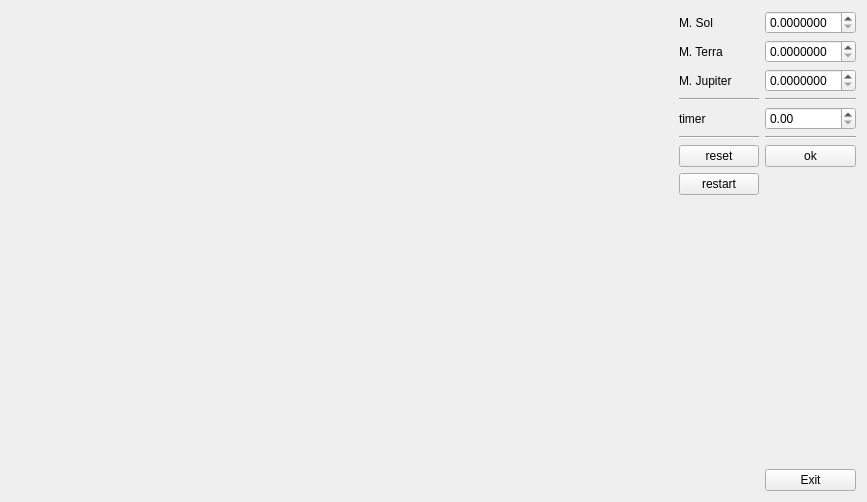
<?xml version="1.0" encoding="UTF-8"?>
<ui version="4.0">
 <class>MainWindow</class>
 <widget class="QMainWindow" name="MainWindow">
  <property name="windowModality">
   <enum>Qt::ApplicationModal</enum>
  </property>
  <property name="geometry">
   <rect>
    <x>0</x>
    <y>0</y>
    <width>867</width>
    <height>498</height>
   </rect>
  </property>
  <property name="windowTitle">
   <string>MainWindow</string>
  </property>
  <widget class="QWidget" name="centralWidget">
   <layout class="QHBoxLayout" name="horizontalLayout">
    <item>
     <widget class="MyWidget" name="widget" native="true">
      <property name="sizePolicy">
       <sizepolicy hsizetype="Expanding" vsizetype="Preferred">
        <horstretch>0</horstretch>
        <verstretch>0</verstretch>
       </sizepolicy>
      </property>
      <property name="minimumSize">
       <size>
        <width>640</width>
        <height>480</height>
       </size>
      </property>
     </widget>
    </item>
    <item>
     <layout class="QGridLayout" name="gridLayout">
      <property name="sizeConstraint">
       <enum>QLayout::SetDefaultConstraint</enum>
      </property>
      <item row="0" column="1">
       <layout class="QGridLayout" name="gridLayout_3">
        <item row="2" column="0">
         <widget class="QLabel" name="label">
          <property name="text">
           <string>M. Jupiter</string>
          </property>
         </widget>
        </item>
        <item row="3" column="0">
         <widget class="Line" name="line_2">
          <property name="orientation">
           <enum>Qt::Horizontal</enum>
          </property>
         </widget>
        </item>
        <item row="2" column="1">
         <widget class="QDoubleSpinBox" name="spin_massa_jupiter">
          <property name="decimals">
           <number>7</number>
          </property>
         </widget>
        </item>
        <item row="0" column="0">
         <widget class="QLabel" name="massa_sol">
          <property name="text">
           <string>M. Sol</string>
          </property>
         </widget>
        </item>
        <item row="4" column="0">
         <widget class="QLabel" name="label_2">
          <property name="text">
           <string>timer</string>
          </property>
         </widget>
        </item>
        <item row="8" column="1">
         <spacer name="verticalSpacer_2">
          <property name="orientation">
           <enum>Qt::Vertical</enum>
          </property>
          <property name="sizeHint" stdset="0">
           <size>
            <width>20</width>
            <height>40</height>
           </size>
          </property>
         </spacer>
        </item>
        <item row="6" column="1">
         <widget class="QPushButton" name="ok">
          <property name="text">
           <string>ok</string>
          </property>
         </widget>
        </item>
        <item row="4" column="1">
         <widget class="QDoubleSpinBox" name="spin_timer">
          <property name="sizePolicy">
           <sizepolicy hsizetype="Minimum" vsizetype="Fixed">
            <horstretch>0</horstretch>
            <verstretch>200</verstretch>
           </sizepolicy>
          </property>
          <property name="sizeIncrement">
           <size>
            <width>0</width>
            <height>100</height>
           </size>
          </property>
          <property name="baseSize">
           <size>
            <width>0</width>
            <height>100</height>
           </size>
          </property>
         </widget>
        </item>
        <item row="5" column="1">
         <widget class="Line" name="line">
          <property name="orientation">
           <enum>Qt::Horizontal</enum>
          </property>
         </widget>
        </item>
        <item row="9" column="1">
         <widget class="QPushButton" name="pushButton">
          <property name="text">
           <string>Exit</string>
          </property>
         </widget>
        </item>
        <item row="3" column="1">
         <widget class="Line" name="line_3">
          <property name="orientation">
           <enum>Qt::Horizontal</enum>
          </property>
         </widget>
        </item>
        <item row="1" column="0">
         <widget class="QLabel" name="massa_terra">
          <property name="text">
           <string>M. Terra</string>
          </property>
         </widget>
        </item>
        <item row="1" column="1">
         <widget class="QDoubleSpinBox" name="spin_massa_terra">
          <property name="decimals">
           <number>7</number>
          </property>
         </widget>
        </item>
        <item row="0" column="1">
         <widget class="QDoubleSpinBox" name="spin_massa_sol">
          <property name="decimals">
           <number>7</number>
          </property>
         </widget>
        </item>
        <item row="5" column="0">
         <widget class="Line" name="line_4">
          <property name="orientation">
           <enum>Qt::Horizontal</enum>
          </property>
         </widget>
        </item>
        <item row="6" column="0">
         <widget class="QPushButton" name="reset">
          <property name="text">
           <string>reset</string>
          </property>
         </widget>
        </item>
        <item row="7" column="0">
         <widget class="QPushButton" name="restart">
          <property name="text">
           <string>restart</string>
          </property>
         </widget>
        </item>
       </layout>
      </item>
     </layout>
    </item>
   </layout>
  </widget>
 </widget>
 <layoutdefault spacing="6" margin="11"/>
 <customwidgets>
  <customwidget>
   <class>MyWidget</class>
   <extends>QWidget</extends>
   <header location="global">mywidget.h</header>
   <container>1</container>
  </customwidget>
 </customwidgets>
 <resources/>
 <connections>
  <connection>
   <sender>pushButton</sender>
   <signal>clicked()</signal>
   <receiver>MainWindow</receiver>
   <slot>close()</slot>
   <hints>
    <hint type="sourcelabel">
     <x>811</x>
     <y>486</y>
    </hint>
    <hint type="destinationlabel">
     <x>356</x>
     <y>77</y>
    </hint>
   </hints>
  </connection>
 </connections>
</ui>
